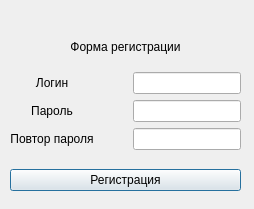
<?xml version="1.0" encoding="UTF-8"?>
<ui version="4.0">
 <class>RegistrationWindow</class>
 <widget class="QDialog" name="RegistrationWindow">
  <property name="geometry">
   <rect>
    <x>0</x>
    <y>0</y>
    <width>254</width>
    <height>209</height>
   </rect>
  </property>
  <property name="windowTitle">
   <string>Dialog</string>
  </property>
  <widget class="QWidget" name="verticalLayoutWidget_3">
   <property name="geometry">
    <rect>
     <x>10</x>
     <y>40</y>
     <width>231</width>
     <height>151</height>
    </rect>
   </property>
   <layout class="QVBoxLayout" name="verticalLayout_4">
    <item>
     <widget class="QLabel" name="label_4">
      <property name="text">
       <string>Форма регистрации</string>
      </property>
      <property name="alignment">
       <set>Qt::AlignCenter</set>
      </property>
     </widget>
    </item>
    <item>
     <spacer name="verticalSpacer">
      <property name="orientation">
       <enum>Qt::Vertical</enum>
      </property>
      <property name="sizeHint" stdset="0">
       <size>
        <width>20</width>
        <height>40</height>
       </size>
      </property>
     </spacer>
    </item>
    <item>
     <layout class="QHBoxLayout" name="horizontalLayout_4">
      <item>
       <layout class="QVBoxLayout" name="verticalLayout_3">
        <item>
         <widget class="QLabel" name="label_3">
          <property name="text">
           <string>Логин</string>
          </property>
          <property name="alignment">
           <set>Qt::AlignCenter</set>
          </property>
         </widget>
        </item>
        <item>
         <widget class="QLabel" name="label_2">
          <property name="text">
           <string>Пароль</string>
          </property>
          <property name="alignment">
           <set>Qt::AlignCenter</set>
          </property>
         </widget>
        </item>
        <item>
         <widget class="QLabel" name="label">
          <property name="text">
           <string>Повтор пароля</string>
          </property>
          <property name="alignment">
           <set>Qt::AlignCenter</set>
          </property>
         </widget>
        </item>
       </layout>
      </item>
      <item>
       <spacer name="horizontalSpacer">
        <property name="orientation">
         <enum>Qt::Horizontal</enum>
        </property>
        <property name="sizeHint" stdset="0">
         <size>
          <width>27</width>
          <height>20</height>
         </size>
        </property>
       </spacer>
      </item>
      <item>
       <layout class="QVBoxLayout" name="verticalLayout_2">
        <item>
         <widget class="QLineEdit" name="regLoginLineEdit"/>
        </item>
        <item>
         <widget class="QLineEdit" name="regPassLineEdit"/>
        </item>
        <item>
         <widget class="QLineEdit" name="regRepPassLineEdit"/>
        </item>
       </layout>
      </item>
     </layout>
    </item>
    <item>
     <spacer name="verticalSpacer_2">
      <property name="orientation">
       <enum>Qt::Vertical</enum>
      </property>
      <property name="sizeHint" stdset="0">
       <size>
        <width>20</width>
        <height>40</height>
       </size>
      </property>
     </spacer>
    </item>
    <item>
     <widget class="QPushButton" name="confirmRegPushButton">
      <property name="text">
       <string>Регистрация</string>
      </property>
     </widget>
    </item>
   </layout>
  </widget>
 </widget>
 <resources/>
 <connections/>
</ui>
